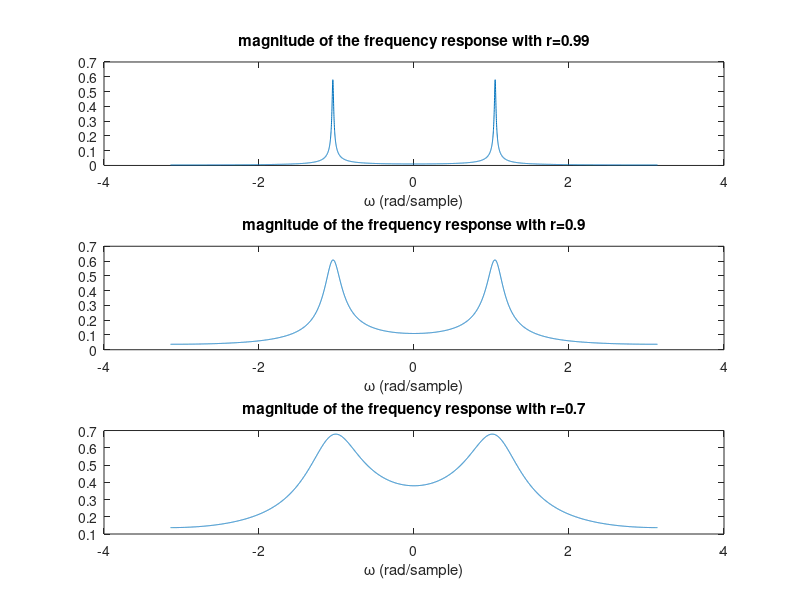

MATLAB code to generate this figure:
% basic parameters for matlab running set up
w = -pi:0.001:pi;
j = sqrt(-1);
z = exp(j * w);

% generate the transfer functions
H1 = (1 - 0.99) ./ (1 - 2 * 0.99 * cos(pi / 3) * z.^(- 1) + 0.99^2 * z.^(- 2));
H2 = (1 - 0.9) ./ (1 - 2 * 0.9 * cos(pi / 3) * z.^(- 1) + 0.9^2 * z.^(- 2));
H3 = (1 - 0.7) ./ (1 - 2 * 0.7 * cos(pi / 3) * z.^(- 1) + 0.7^2 * z.^(- 2));

% get window figure 6 and plot the magnitude
% of the three transfer function with different theta
figure(6);
subplot(3, 1, 1);
plot(w, abs(H1));
xlabel('\omega (rad/sample)');
title('magnitude of the frequency response with r=0.99');
subplot(3, 1, 2);
plot(w, abs(H2));
xlabel('\omega (rad/sample)');
title('magnitude of the frequency response with r=0.9');
subplot(3, 1, 3);
plot(w, abs(H3));
xlabel('\omega (rad/sample)');
title('magnitude of the frequency response with r=0.7');

% the closer the poles gets to the unit circle
% the narrower the pass-band will be.
